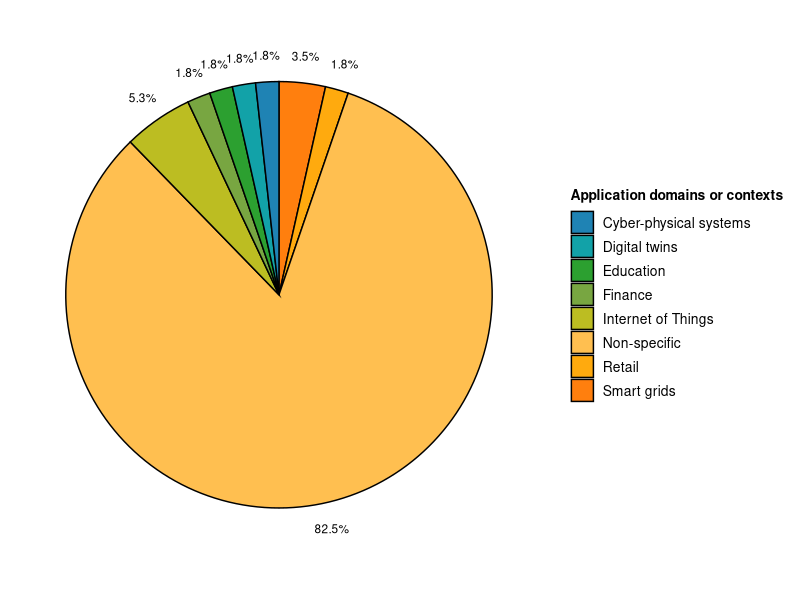

Generate this figure with R: (Note: this script raises an error after producing the figure.)
install.packages(c("ggplot2", "ggpubr", "ggthemes", "scales"))

library(ggplot2)
library(ggpubr)
library(ggthemes) # https://github.com/EmilHvitfeldt/r-color-palettes
library(scales)

domains <- c("Non-specific", "Smart grids", "Internet of Things", "Cyber-physical systems", "Retail", "Education", "Finance", "Digital twins")
numpapers <- c(47, 2, 3, 1, 1, 1, 1, 1)
data <- data.frame(domains, numpapers)

piechart <- ggpie(data, "numpapers", label=percent(data$numpapers/sum(numpapers), accuracy=.1), fill="domains") + theme(legend.position="right", legend.box.spacing=unit(12, "pt"), legend.title=element_text(size=10, face="bold"), legend.text=element_text(size=10), axis.text.x=element_text(size=8.5)) + guides(fill=guide_legend(title="Application domains or contexts")) + scale_fill_tableau(palette = "Classic Cyclic")
piechart

ggarrange(piechart) %>% ggexport(filename="plots/domains.png")

